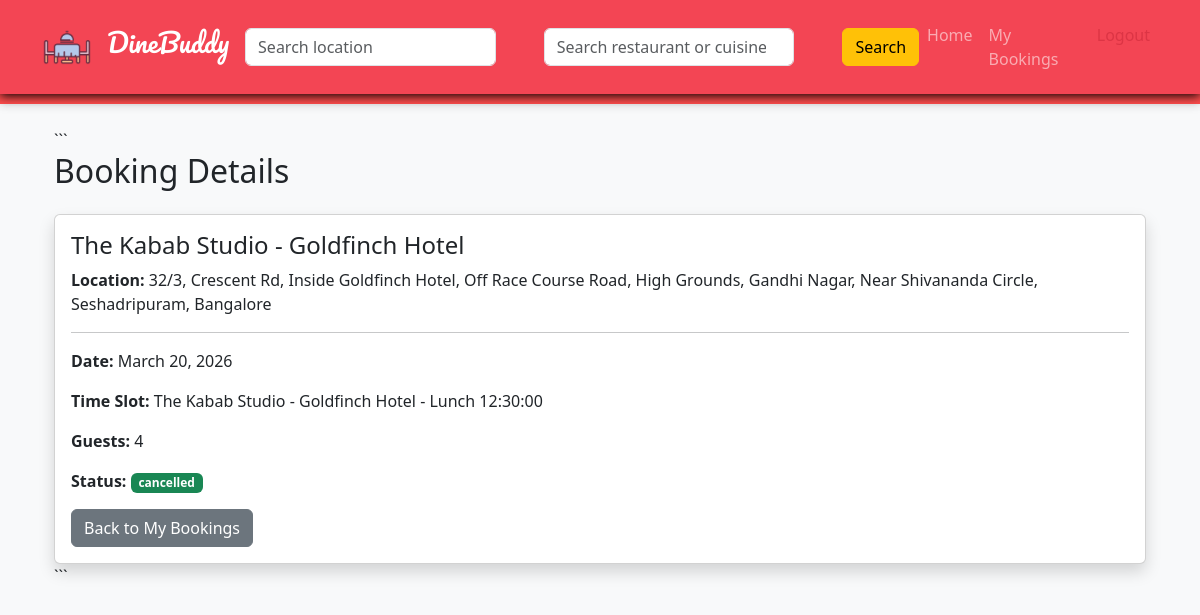
The app's page /bookings/booking/5/ (signed in) with its own data.
### restaurant_app/models.py (models this page shows, shortened)
class Booking(models.Model):
    user = models.ForeignKey(User,on_delete=models.CASCADE)
    restaurant = models.ForeignKey(Restaurant,on_delete=models.CASCADE)
    table = models.ForeignKey(Table,on_delete=models.CASCADE, null=True, blank=True)
    timeslot = models.ForeignKey(TimeSlot,on_delete=models.CASCADE, null=True, blank=True)
    date = models.DateField()
    guests = models.IntegerField()
    status = models.CharField(max_length=20,default="confirmed")
    created_at = models.DateTimeField(auto_now_add=True)

class Restaurant(models.Model):
    owner = models.ForeignKey(User,on_delete=models.CASCADE)
    name = models.CharField(max_length=200)
    location = models.CharField(max_length=200)
    cuisine = models.CharField(max_length=200)
    image = models.ImageField(upload_to='restaurant_images/')
    description = models.TextField()
    opening_time = models.TimeField()
    closing_time = models.TimeField()
    slot_duration = models.IntegerField(default=15)

class TimeSlot(models.Model):
    restaurant = models.ForeignKey(Restaurant,on_delete=models.CASCADE)
    meal_type = models.CharField(max_length=20)
    time = models.TimeField(null=True, blank=True)
    start_time = models.TimeField(null=True, blank=True)
    end_time = models.TimeField(null=True, blank=True)
    def __str__(self):
        return f"{self.restaurant.name} - {self.meal_type} {self.time}"

### bookings_app/views.py (the view)
# urls.py: path('booking/<int:id>/',booking_detail,name="booking_detail"),
@login_required
def booking_detail(request,id):
    booking = get_object_or_404(Booking,id=id,user=request.user)
    return render(request,'customer/booking_detail.html',{
        'booking':booking
    })

### templates/customer/booking_detail.html
{% extends 'base.html' %}
{% block content %}
<div class="container mt-4">
```
<h2 class="mb-4">Booking Details</h2>
<div class="card shadow">
    <div class="card-body">
        <h4>{{ booking.restaurant.name }}</h4>
        <p>
            <strong>Location:</strong> {{ booking.restaurant.location }}
        </p>
        <hr>
        <p>
            <strong>Date:</strong> {{ booking.date }}
        </p>
        <p>
            <strong>Time Slot:</strong> {{ booking.timeslot }}
        </p>
        <p>
            <strong>Guests:</strong> {{ booking.guests }}
        </p>
        <p>
            <strong>Status:</strong>
            <span class="badge bg-success">
                {{ booking.status }}
            </span>
        </p>
        <a href="{% url 'my_bookings' %}" class="btn btn-secondary">
            Back to My Bookings
        </a>
    </div>
</div>
```
</div>
{% endblock %}

### static/css/style.css (style rules this page uses)
body { padding-top: 80px; background-color: #f8f9fa; }

### static/css/base.css (style rules this page uses)
body { padding-top: 80px; }

### records on screen
Booking: restaurant.name "The Kabab Studio - Goldfinch Hotel", restaurant.location "32/3, Crescent Rd, Inside Goldfinch Hotel, Off Race Course Road, High Grounds, Gandhi Nagar, Near Shivananda Circle, Seshadripuram, Bangalore", date "March 20, 2026", timeslot "The Kabab Studio - Goldfinch Hotel - Lunch 12:30:00", guests "4", status "cancelled"
